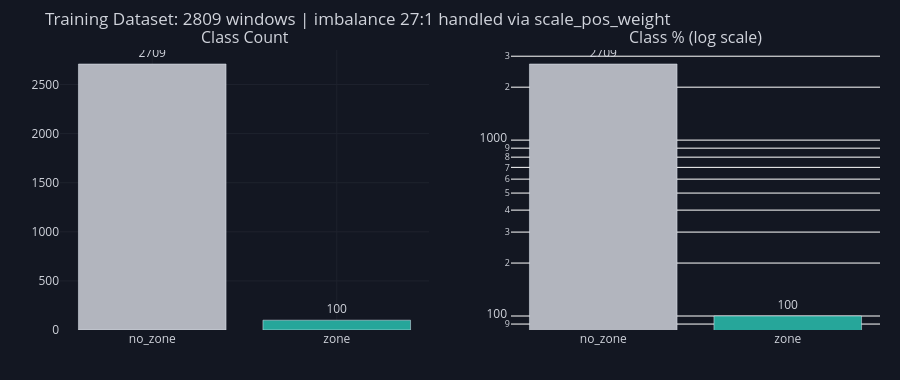

The notebook cell this image was saved under:
### Markdown cell above
---
## 1 · Training Dataset

### Code cell
# ── 1.1  Label distribution ──────────────────────────────────────────────────
n_pos = (windows['label'] == 1).sum()
n_neg = (windows['label'] == 0).sum()

fig = make_subplots(rows=1, cols=2,
    subplot_titles=['Class Count', 'Class % (log scale)'])

for col, vals, title in [
    (1, [n_neg, n_pos], 'count'),
    (2, [n_neg, n_pos], 'log'),
]:
    fig.add_trace(go.Bar(
        x=['no_zone', 'zone'], y=vals,
        marker_color=[NEUTRAL, WIN_COLOR],
        text=vals, textposition='outside',
        showlegend=False,
    ), row=1, col=col)

fig.update_yaxes(type='log', row=1, col=2)
fig.update_layout(dark_layout(
    title=f'Training Dataset: {len(windows)} windows | '
          f'imbalance {n_neg//max(n_pos,1)}:1 handled via scale_pos_weight',
    height=380,
))
fig.show()
print(f'  no_zone : {n_neg}  ({n_neg/len(windows):.1%})')
print(f'  zone    : {n_pos}  ({n_pos/len(windows):.1%})')
print(f'  scale_pos_weight = {n_neg/max(n_pos,1):.1f}')

### Figure 1 — Plotly figure (JSON) as saved in the notebook; plotly's stock layout.template omitted (floating-point values rounded to 4 significant figures)
{"data": [{"marker": {"color": ["#b2b5be", "#26a69a"]}, "showlegend": false, "text": ["2709", "100"], "textposition": "outside", "type": "bar", "x": ["no_zone", "zone"], "xaxis": "x", "y": [2709, 100], "yaxis": "y"}, {"marker": {"color": ["#b2b5be", "#26a69a"]}, "showlegend": false, "text": ["2709", "100"], "textposition": "outside", "type": "bar", "x": ["no_zone", "zone"], "xaxis": "x2", "y": [2709, 100], "yaxis": "y2"}], "layout": {"annotations": [{"font": {"size": 16}, "showarrow": false, "text": "Class Count", "x": 0.225, "xanchor": "center", "xref": "paper", "y": 1, "yanchor": "bottom", "yref": "paper"}, {"font": {"size": 16}, "showarrow": false, "text": "Class % (log scale)", "x": 0.775, "xanchor": "center", "xref": "paper", "y": 1, "yanchor": "bottom", "yref": "paper"}], "font": {"color": "#d1d4dc", "size": 12}, "height": 380, "legend": {"bgcolor": "rgba(0,0,0,0)"}, "margin": {"b": 50, "l": 60, "r": 20, "t": 50}, "paper_bgcolor": "#131722", "plot_bgcolor": "#131722", "title": {"text": "Training Dataset: 2809 windows | imbalance 27:1 handled via scale_pos_weight"}, "xaxis": {"anchor": "y", "domain": [0, 0.45], "gridcolor": "#1e222d", "zeroline": false}, "xaxis2": {"anchor": "y2", "domain": [0.55, 1]}, "yaxis": {"anchor": "x", "domain": [0, 1], "gridcolor": "#1e222d", "zeroline": false}, "yaxis2": {"anchor": "x2", "domain": [0, 1], "type": "log"}}}
